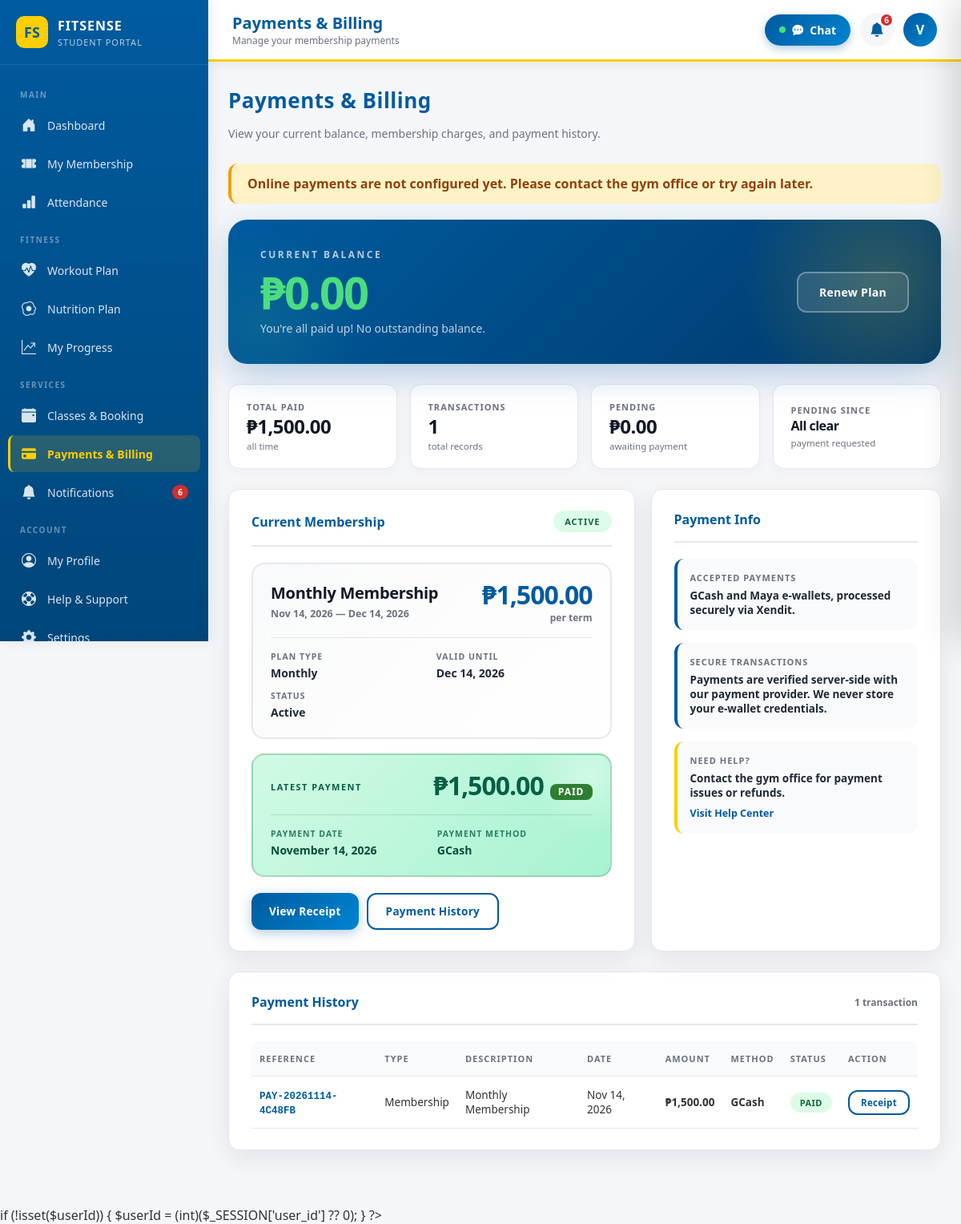
The page /payments.php (signed in) on the database its author committed.
### tables this page shows
CREATE TABLE `users` (
  `id` int(11) NOT NULL,
  `fullname` varchar(100) DEFAULT NULL,
  `email` varchar(100) DEFAULT NULL,
  `phone` varchar(20) DEFAULT NULL,
  `address` varchar(255) DEFAULT NULL,
  `gender` varchar(30) DEFAULT NULL,
  `birthdate` date DEFAULT NULL,
  `username` varchar(50) DEFAULT NULL,
  `password` varchar(255) DEFAULT NULL,
  `role` enum('user','admin','super_admin') NOT NULL DEFAULT 'user',
  `account_status` enum('Active','Inactive') NOT NULL DEFAULT 'Active',
  `created_by` int(11) DEFAULT NULL,
  `must_change_password` tinyint(1) NOT NULL DEFAULT 0,
  `permissions` text DEFAULT NULL,
  `branch_id` int(11) NOT NULL,
  `created_at` timestamp NOT NULL DEFAULT current_timestamp(),
  `city` varchar(100) DEFAULT NULL,
  `state` varchar(100) DEFAULT NULL,
  `country` varchar(100) DEFAULT NULL,
  `zip` varchar(20) DEFAULT NULL,
  `is_verified` tinyint(1) NOT NULL DEFAULT 0,
  `two_factor_code` varchar(10) DEFAULT NULL,
  `two_factor_expiry` datetime DEFAULT NULL,
  `profile_image` varchar(255) DEFAULT NULL,
  `height` decimal(5,2) DEFAULT NULL,
  `weight` decimal(5,2) DEFAULT NULL,
  `fitness_goal` varchar(100) DEFAULT NULL,
  `activity_level` varchar(50) DEFAULT NULL,
  `emergency_contact` varchar(100) DEFAULT NULL,
  `emergency_phone` varchar(30) DEFAULT NULL,
  `bio` text DEFAULT NULL,
  `specialization` varchar(150) DEFAULT NULL,
  `years_experience` int(11) DEFAULT NULL,
  `certifications` text DEFAULT NULL,
  `rating` decimal(2,1) DEFAULT 5.0,
  `total_clients` int(11) DEFAULT 0,
  `date_of_birth` date DEFAULT NULL,
  `emergency_contact_name` varchar(100) DEFAULT NULL,
  `emergency_contact_phone` varchar(30) DEFAULT NULL,
  `updated_at` datetime DEFAULT NULL,
  `password_last_changed` datetime DEFAULT NULL,
  `status` enum('Active','Inactive','Suspended') DEFAULT 'Active',
  `last_login` datetime DEFAULT NULL,
  `failed_attempts` int(11) DEFAULT 0,
  `last_failed_login` datetime DEFAULT NULL
);

CREATE TABLE `memberships` (
  `id` int(11) NOT NULL,
  `user_id` int(11) NOT NULL,
  `membership_type` enum('One Day','Monthly','Yearly') NOT NULL,
  `amount` decimal(10,2) NOT NULL,
  `status` enum('Pending','Active','Expired','Rejected','Cancelled') DEFAULT 'Pending',
  `start_date` date DEFAULT NULL,
  `end_date` date DEFAULT NULL,
  `created_at` timestamp NOT NULL DEFAULT current_timestamp(),
  `agreement_accepted` tinyint(1) NOT NULL DEFAULT 0
);

CREATE TABLE `transactions` (
  `id` int(11) NOT NULL,
  `user_id` int(11) NOT NULL,
  `reference_no` varchar(50) NOT NULL,
  `transaction_type` enum('Membership','Session') NOT NULL,
  `description` varchar(255) NOT NULL,
  `amount` decimal(10,2) NOT NULL,
  `status` enum('Paid','Pending','Cancelled','Failed','Expired') DEFAULT 'Pending',
  `created_at` timestamp NOT NULL DEFAULT current_timestamp(),
  `paid_at` datetime DEFAULT NULL,
  `payment_method` varchar(50) DEFAULT NULL,
  `payment_provider` varchar(30) DEFAULT NULL,
  `xendit_payment_request_id` varchar(100) DEFAULT NULL,
  `xendit_payment_id` varchar(100) DEFAULT NULL,
  `xendit_capture_id` varchar(100) DEFAULT NULL,
  `xendit_channel_code` varchar(40) DEFAULT NULL,
  `xendit_status` varchar(30) DEFAULT NULL,
  `checkout_url` varchar(500) DEFAULT NULL,
  `expires_at` datetime DEFAULT NULL,
  `stripe_payment_intent` varchar(255) DEFAULT NULL,
  `transaction_ref` varchar(255) DEFAULT NULL
);

### payments.php (the view, shortened to what the rows shown need)
<?php
include 'conn.php';
$userId = (int)$_SESSION['user_id'];
function safeQuery($conn, $sql, $types = '', $params = []) {
    try {
        if (!empty($params)) {
            $stmt = $conn->prepare($sql);
            if (!empty($types)) $stmt->bind_param($types, ...$params);
            $stmt->execute();
            return $stmt->get_result();
        }
        return $conn->query($sql);
    } catch (mysqli_sql_exception $e) {
        error_log("SafeQuery Error: " . $e->getMessage());
        return null;
    }
}
function tableExists($conn, $tableName) {
    $tableName = $conn->real_escape_string($tableName);
    $result = $conn->query("SHOW TABLES LIKE '$tableName'");
    return $result && $result->num_rows > 0;
}
$userData = null;
$stmtUser = $conn->prepare("SELECT id, fullname, username, email, profile_image FROM users WHERE id = ? LIMIT 1");
if ($stmtUser) {
    $stmtUser->bind_param("i", $userId);
    $stmtUser->execute();
    $userData = $stmtUser->get_result()->fetch_assoc();
}
$displayName = $userData['fullname'] ?? $_SESSION['fullname'] ?? $_SESSION['username'] ?? 'User';
$userInitial = strtoupper(substr($displayName, 0, 1));
if (tableExists($conn, 'notifications')) {
    $result = safeQuery($conn,
        "SELECT COUNT(*) AS total FROM notifications WHERE user_id = ? AND is_read = 0",
        "i", [$userId]
    );
    if ($result && $row = $result->fetch_assoc()) {
        $unreadNotifCount = (int)$row['total'];
    }
}
$membership = null;
if (tableExists($conn, 'memberships')) {
    $result = safeQuery($conn,
        "SELECT id, membership_type, status, start_date, end_date, amount
         FROM memberships
         WHERE user_id = ? AND status = 'Active' AND end_date >= CURDATE()
         ORDER BY end_date DESC LIMIT 1",
        "i", [$userId]
    );
    if ($result && $row = $result->fetch_assoc()) {
        $membership = [
            'id'           => $row['id'],
            'plan_name'    => $row['membership_type'],
            'status'       => $row['status'],
            'start_date'   => $row['start_date'],
            'expiry_date'  => $row['end_date'],
            'price'        => $row['amount'],
        ];
    }
}
$transactions = [];
if (tableExists($conn, 'transactions')) {
    $result = safeQuery($conn,
        "SELECT id, reference_no, transaction_type, description, amount, status,
                created_at, paid_at, payment_method, payment_provider,
                xendit_channel_code, xendit_status, transaction_ref
         FROM transactions
         WHERE user_id = ?
         ORDER BY created_at DESC, id DESC",
        "i", [$userId]
    );
    if ($result) {
        while ($row = $result->fetch_assoc()) {
            $transactions[] = $row;
        }
    }
}
$latestPayment = null;
foreach ($transactions as $t) {
    if (strtolower($t['status']) === 'paid') {
        $latestPayment = $t;
        break;
    }
}
function getStatusBadgeClass($status) {
    $status = strtolower($status);
    if ($status === 'paid') return 'paid';
    return 'pending';
}
?>
<!DOCTYPE html>
<html lang="en">
<head>
    <link href="https://cdn.jsdelivr.net/npm/bootstrap-icons@1.11.0/font/bootstrap-icons.css" rel="stylesheet">
<link rel="stylesheet" href="/PBL/css/icon-policy.css"><link rel="stylesheet" href="/PBL/css/user-content-icons.css"></head>
<body>
<div class="main-wrapper">
    <header class="top-header">
        <div class="header-left">
            <div>
                <h2>Payments & Billing</h2>
            </div>
        </div>
        <div class="header-right">
            <button class="avatar-btn" onclick="window.location.href='my-profile.php'">
                <div class="avatar"><?= htmlspecialchars($userInitial) ?></div>
            </button>
        </div>
    </header>
    <main class="container">
        <h1 class="page-title">
            Payments & Billing
        </h1>
        <div class="main-grid">
            <div class="panel">
                <div class="panel-header">
                    <h3 class="panel-title">
                        Current Membership
                    </h3>
                    <?php if ($membership): ?>
                        <span class="membership-status <?= strtolower($membership['status']) === 'active' ? 'active' : 'expired' ?>">
                            <?= strtoupper($membership['status']) ?>
                        </span>
                    <?php endif; ?>
                </div>
                <?php if ($membership): ?>
                    <div class="membership-summary">
                        <div class="membership-plan-header">
                            <div>
                                <h4 class="membership-plan-name"><?= htmlspecialchars($membership['plan_name']) ?> Membership</h4>
                                <div class="membership-plan-meta">
                                    <span class="membership-plan-meta-item">
                                        <?= date('M d, Y', strtotime($membership['start_date'])) ?>
                                        — <?= date('M d, Y', strtotime($membership['expiry_date'])) ?>
                                    </span>
                                </div>
                            </div>
                            <div class="membership-price">
                                <div class="amount">₱<?= number_format($membership['price'], 2) ?></div>
                                <div class="period">per term</div>
                            </div>
                        </div>
                        <div class="membership-details-grid">
                            <div class="membership-detail-item">
                                <div class="membership-detail-label">Plan Type</div>
                                <div class="membership-detail-value">
                                    <?= htmlspecialchars($membership['plan_name']) ?>
                                </div>
                            </div>
                            <div class="membership-detail-item">
                                <div class="membership-detail-label">Valid Until</div>
                                <div class="membership-detail-value">
                                    <?= date('M d, Y', strtotime($membership['expiry_date'])) ?>
                                </div>
                            </div>
                            <div class="membership-detail-item">
                                <div class="membership-detail-label">Status</div>
                                <div class="membership-detail-value">
                                    <?= htmlspecialchars($membership['status']) ?>
                                </div>
                            </div>
                        </div>
                    </div>
                <?php endif; ?>
                <?php if ($latestPayment): ?>
                    <div class="latest-payment">
                        <div class="latest-payment-header">
                            <div class="latest-payment-label">
                                Latest Payment
                            </div>
                            <div class="latest-payment-amount">
                                ₱<?= number_format($latestPayment['amount'], 2) ?>
                                <span class="paid-badge">
                                    <i class="bi bi-check-lg"></i> PAID
                                </span>
                            </div>
                        </div>
                        <div class="latest-payment-meta">
                            <div class="latest-payment-meta-item">
                                <div class="latest-payment-meta-label">
                                    <i class="bi bi-calendar3"></i> Payment Date
                                </div>
                                <div class="latest-payment-meta-value">
                                    <?= $latestPayment['paid_at']
                                        ? date('F j, Y', strtotime($latestPayment['paid_at']))
                                        : date('F j, Y', strtotime($latestPayment['created_at'])) ?>
                                </div>
                            </div>
                            <div class="latest-payment-meta-item">
                                <div class="latest-payment-meta-label">
                                    <i class="bi bi-wallet2"></i> Payment Method
                                </div>
                                <div class="latest-payment-meta-value">
                                    <?= htmlspecialchars($latestPayment['payment_method'] ?? 'Card') ?>
                                </div>
                            </div>
                        </div>
                    </div>
                <?php endif; ?>
            </div>
        </div>
        <div class="panel" id="payment-history">
            <?php if (empty($transactions)): ?>
                <div class="empty-state">
                    <div class="empty-state-icon">
                        <i class="bi bi-receipt"></i>
                    </div>
                    <h3>No Payments Yet</h3>
                    <p>Your payment history will appear here once you make a transaction.</p>
                </div>
            <?php else: ?>
                <div style="overflow-x: auto;">
                    <table class="transaction-table">
                        <thead>
                            <tr>
                                <th>Reference</th>
                                <th>Type</th>
                                <th>Description</th>
                                <th>Date</th>
                                <th>Amount</th>
                                <th>Method</th>
                                <th>Status</th>
                                <th>Action</th>
                            </tr>
                        </thead>
                        <tbody>
                            <?php foreach ($transactions as $t):
                                $statusClass = getStatusBadgeClass($t['status']);
                            ?>
                                <tr>
                                    <td><span class="invoice-id"><?= htmlspecialchars($t['reference_no']) ?></span></td>
                                    <td><?= htmlspecialchars($t['transaction_type']) ?></td>
                                    <td><?= htmlspecialchars($t['description']) ?></td>
                                    <td><?= date('M d, Y', strtotime($t['paid_at'] ?: $t['created_at'])) ?></td>
                                    <td><strong>₱<?= number_format($t['amount'], 2) ?></strong></td>
                                    <td>
                                        <div class="payment-method-cell">
                                            <?= htmlspecialchars($t['payment_method'] ?? 'N/A') ?>
                                        </div>
                                    </td>
                                    <td>
                                        <span class="status-pill <?= $statusClass ?>">
                                            <?= htmlspecialchars($t['status']) ?>
                                        </span>
                                    </td>
                                    <td>
                                        <?php if (strtolower($t['status']) === 'paid'): ?>
                                            <button class="btn-action outline" style="padding: 6px 14px; font-size: 11.5px;"
                                                    onclick="viewReceipt(<?= (int)$t['id'] ?>)">
                                                <i class="bi bi-receipt"></i> Receipt
                                            </button>
                                        <?php endif; ?>
                                    </td>
                                </tr>
                            <?php endforeach; ?>
                        </tbody>
                    </table>
                </div>
            <?php endif; ?>
        </div>
    </main>
</div>
<script src="/PBL/js/ui-enhancements.js"></script></body>
</html>

### rows shown on the page
users: fullname "V"
memberships: status "ACTIVE", membership_type "Monthly", start_date "Nov 14, 2026", end_date "Dec 14, 2026", amount "1,500.00", status "Active"
transactions: amount "1,500.00", paid_at "November 14, 2026", payment_method "GCash", reference_no "PAY-20261114-4C48FB", transaction_type "Membership", description "Monthly Membership", paid_at "Nov 14, 2026", status "PAID"

### other values the page prints
$unreadNotifCount "6"
$currentBalance "0.00"
$totalPaid "1,500.00"
count($transactions) "1"
$pendingAmount "0.00"
